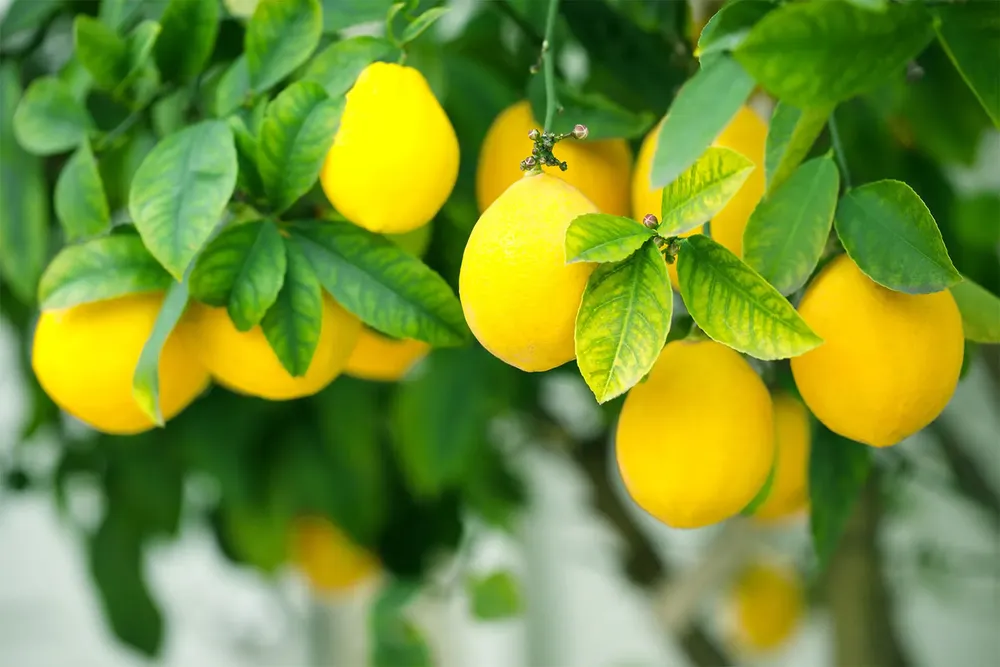
#> input picture image.webp, 1000 x 667 px, shrunk from 1600 x 1067 before the run
$ jupyter execute praktikum2.ipynb
#> lines starting #> are read from the running program, lines starting #| are printed output that depends on the picture; after the words box and inside, x2 and y2 are one past the last pixel; in counts of white or black regions, pixels touching at a corner belong together
## 202331291_Rafi Indra Pramudhito Zuhayr

### Import library

[cell 1]
import cv2
import numpy as np

### Membaca Citra

[cell 2]
citra = cv2.imread("image.webp")
#> citra is the input picture: shape (667, 1000, 3); mean B, G, R 50.3, 145.7, 118.4
cv2.imshow("Original", citra)
cv2.waitKey(0)
cv2.destroyAllWindows()

### Dimensi Citra

[cell 3]
print(citra.shape)
#| (667, 1000, 3)
print(citra.dtype)
#| uint8

[cell 4]
print(citra)
#> (printed output is left out)

### Splitting Citra RGB

[cell 5]
b = citra[:,:,0]
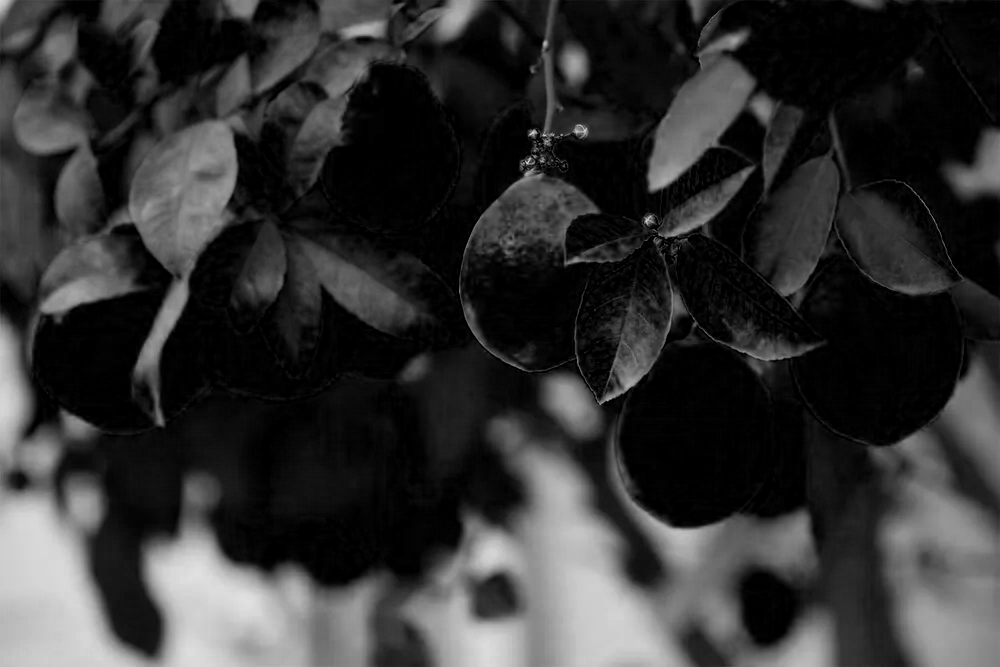
#> b: shape (667, 1000); min 0, max 225, mean 50.3
g = citra[:,:,1]
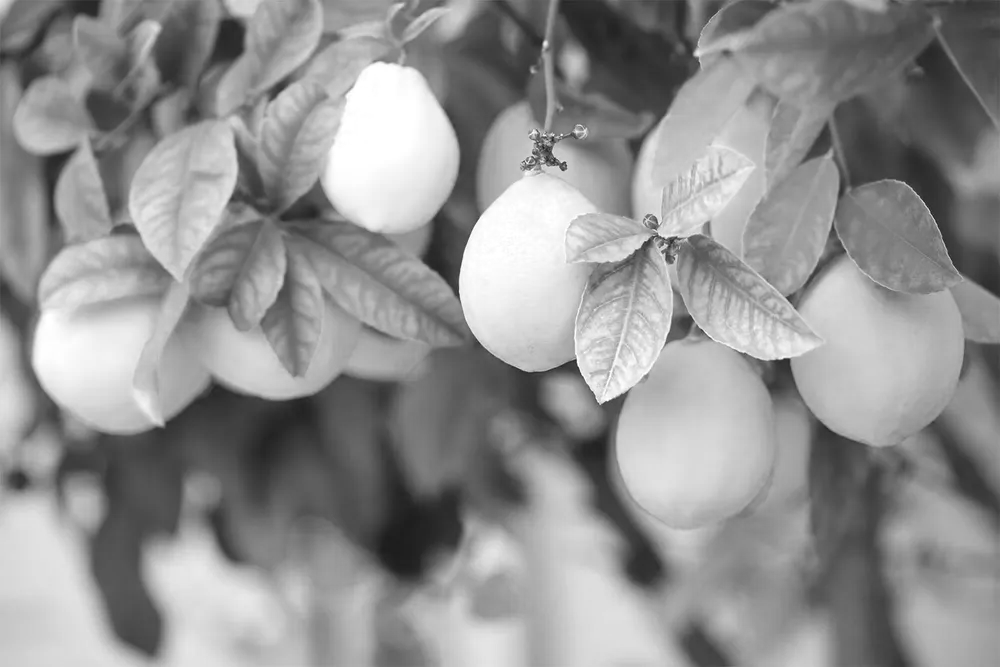
#> g: shape (667, 1000); min 24, max 255, mean 145.7
r = citra[:,:,2]
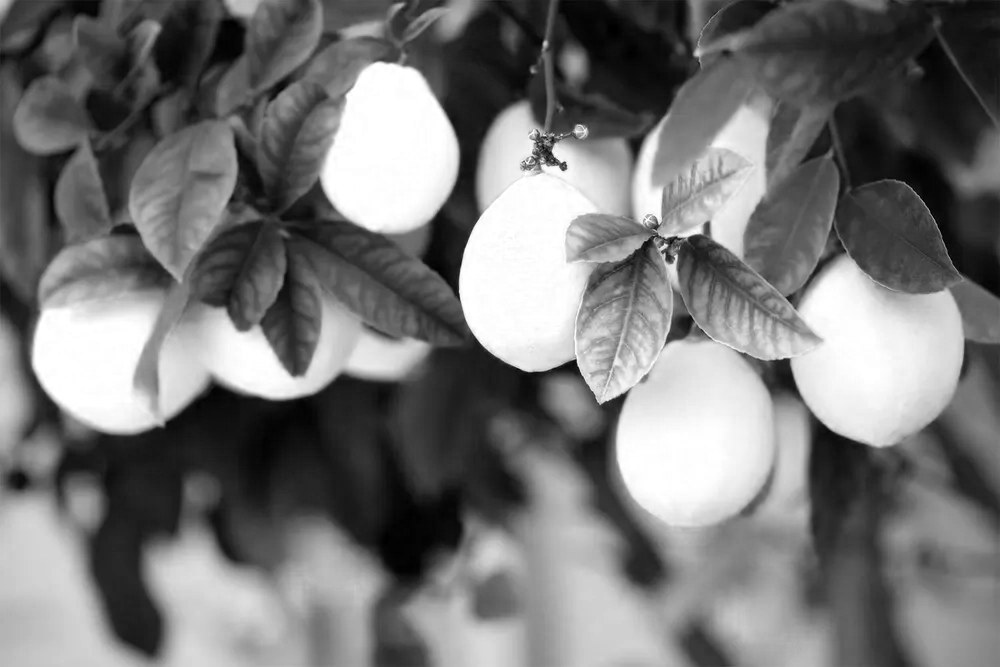
#> r: shape (667, 1000); min 0, max 255, mean 118.4

[cell 6]
panjang = len(citra)
#> panjang = 667
lebar = len(citra[0])
#> lebar = 1000

citra_gray = np.zeros((panjang,lebar))

for i in range (panjang):
    for j in range (lebar):
        citra_gray[i,j] = 0.2989 * r[i,j] + 0.587 * g[i,j] + 0.1141 * b[i,j]
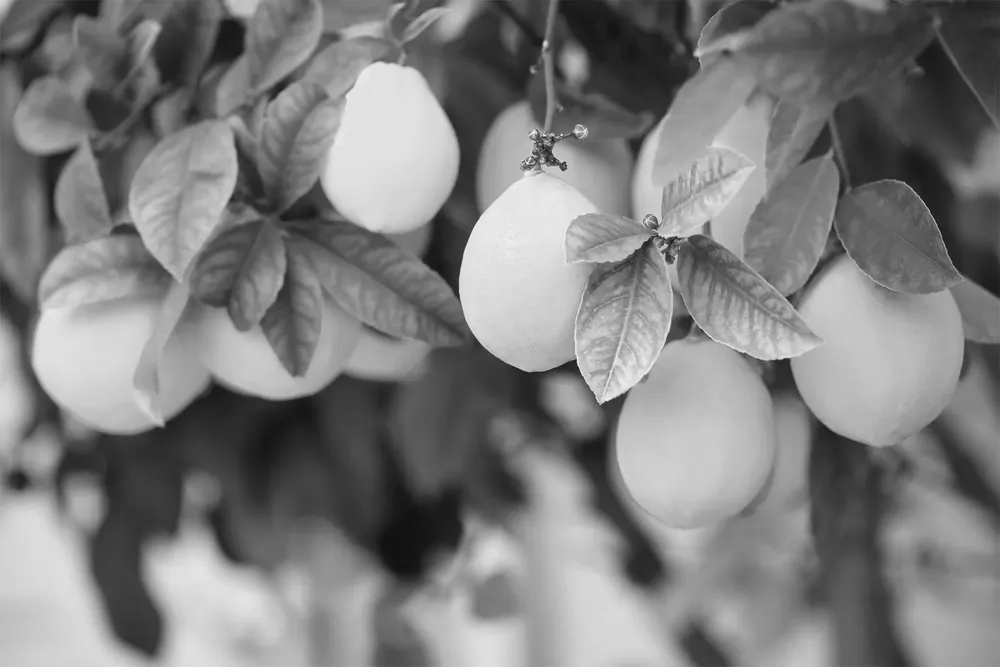
#> citra_gray: shape (667, 1000) float64; min 14.09, max 250.2, mean 126.6

citra_gray = citra_gray.astype(np.uint8)

cv2.imshow("citra grayscale", citra_gray)
cv2.waitKey()
cv2.destroyAllWindows()

[cell 7]
print(citra_gray)
#> (printed output is left out)

### Grayscale to Binary

[cell 8]
panjang = len(citra)
lebar = len(citra[0])

ambang = 90

citra_biner = np.zeros((panjang,lebar))

for i in range (panjang):
    for j in range (lebar):
        if citra_gray [i,j] >= ambang:
            citra_biner[i,j] = 1
        else:
            citra_biner[i,j] = 0
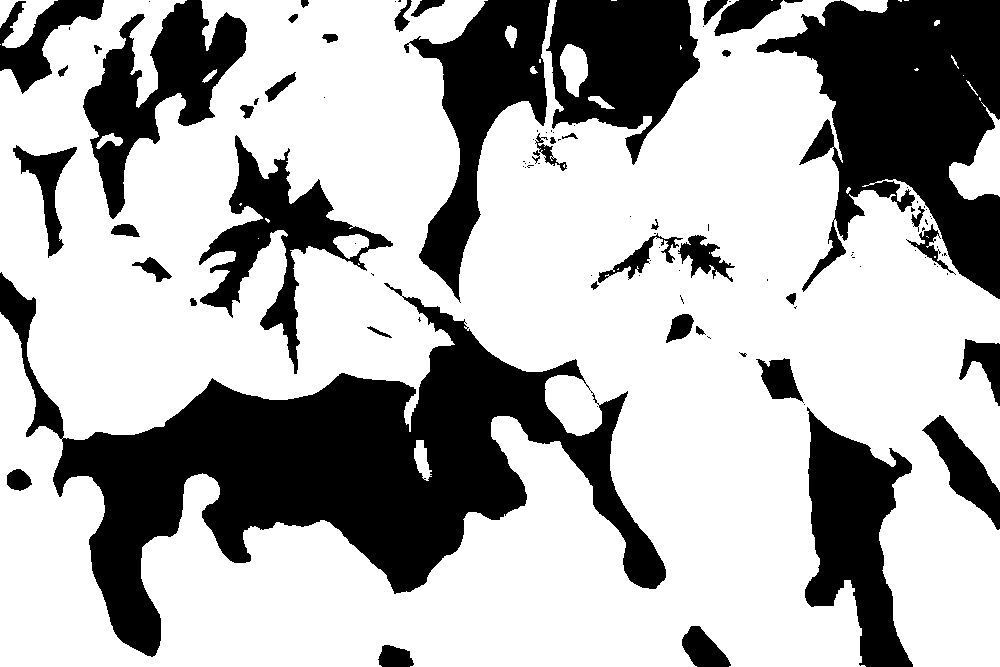
#> citra_biner: shape (667, 1000) float64; values 0 (black) and 1 (white), 68.1% white; 106 black regions (60 under 20 px), largest, box (x1, y1, x2, y2) and area: (0, 272, 666, 657) 80210, (756, 0, 1000, 299) 38862, (404, 0, 550, 303) 16099

cv2.imshow("citra binary", citra_biner)
cv2.waitKey()
cv2.destroyAllWindows()

[cell 9]
print(citra_biner)
#> (printed output is left out)
